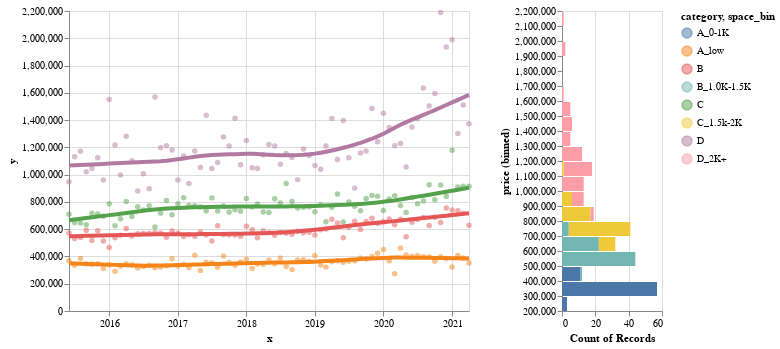

Write notebook code for a chart like this one.
### Code cell
test1 = sale_density[['year_month','space_bin','price']].groupby(['year_month','space_bin']).mean()
test1.reset_index(level=0, inplace=True)
test1.reset_index(level=0, inplace=True)

test2=pd.crosstab(mls_data.year_month, mls_data.space_bin,
          aggfunc=np.mean, values=mls_data.price)

sourceMine = pd.DataFrame({
    'x': test2.index,
    'A_low': list(test2['A_0-1K']),
    'B': list(test2['B_1.0K-1.5K']),
    'C': list(test2['C_1.5k-2K']),
    'D': list(test2['D_2K+']),
})

base = alt.Chart(sourceMine).mark_circle(opacity=0.5).transform_fold(
    fold=['A_low', 'B', 'C','D'],
    as_=['category', 'y']
).encode(
    alt.X('x:T'),
    alt.Y('y:Q'),
    alt.Color('category:N')
)

chart2 = alt.Chart(month_pmean).mark_bar().encode(
    x='count()',
    y=alt.Y('price:Q',bin=alt.Bin(maxbins=25)),
    color='space_bin:N'
).properties(
    height=300,
    width=100
)

# base
base + base.transform_loess('x', 'y', groupby=['category'],bandwidth=.4).mark_line(size=4) | chart2

### Figure 1 — Vega-Lite specification as saved in the notebook (floating-point values rounded to 4 significant figures; data arrays with more than 128 entries replaced by an {"elided": "..."} marker saying what was removed)
{"config": {"view": {"continuousWidth": 400, "continuousHeight": 300}}, "hconcat": [{"layer": [{"mark": {"type": "circle", "opacity": 0.5}, "encoding": {"color": {"field": "category", "type": "nominal"}, "x": {"field": "x", "type": "temporal"}, "y": {"field": "y", "type": "quantitative"}}, "transform": [{"fold": ["A_low", "B", "C", "D"], "as": ["category", "y"]}]}, {"mark": {"type": "line", "size": 4}, "encoding": {"color": {"field": "category", "type": "nominal"}, "x": {"field": "x", "type": "temporal"}, "y": {"field": "y", "type": "quantitative"}}, "transform": [{"fold": ["A_low", "B", "C", "D"], "as": ["category", "y"]}, {"loess": "y", "on": "x", "bandwidth": 0.4, "groupby": ["category"]}]}], "data": {"name": "data-d73018420709c4552ac24f04e68ed796"}}, {"data": {"name": "data-1cadba9fecedee7427cf379a2bada53f"}, "mark": "bar", "encoding": {"color": {"field": "space_bin", "type": "nominal"}, "x": {"aggregate": "count", "type": "quantitative"}, "y": {"bin": {"maxbins": 25}, "field": "price", "type": "quantitative"}}, "height": 300, "width": 100}], "$schema": "https://vega.github.io/schema/vega-lite/v4.17.0.json", "datasets": {"data-d73018420709c4552ac24f04e68ed796": [{"x": "2015-06", "A_low": 369200.0, "B": 571300.0, "C": 709600.0, "D": 948100.0}, {"x": "2015-07", "A_low": 335000.0, "B": 532100.0, "C": 648100.0, "D": 1132000.0}, {"x": "2015-08", "A_low": 385600.0, "B": 539500.0, "C": 646000.0, "D": 1172000.0}, {"x": "2015-09", "A_low": 346700.0, "B": 591800.0, "C": 632300.0, "D": 1021000.0}, {"x": "2015-10", "A_low": 345500.0, "B": 517300.0, "C": 717400.0, "D": 1045000.0}, {"x": "2015-11", "A_low": 347300.0, "B": 589200.0, "C": 711700.0, "D": 1124000.0}, {"x": "2015-12", "A_low": 311700.0, "B": 513900.0, "C": 694100.0, "D": 960200.0}, {"x": "2016-01", "A_low": 338700.0, "B": 465000.0, "C": 786000.0, "D": 1551000.0}, {"x": "2016-02", "A_low": 291900.0, "B": 536600.0, "C": 625600.0, "D": 1217000.0}, {"x": "2016-03", "A_low": 329300.0, "B": 556400.0, "C": 677100.0, "D": 997800.0}, {"x": "2016-04", "A_low": 346000.0, "B": 605600.0, "C": 802800.0, "D": 1282000.0}, {"x": "2016-05", "A_low": 339600.0, "B": 550100.0, "C": 693200.0, "D": 1102000.0}, {"x": "2016-06", "A_low": 316200.0, "B": 567300.0, "C": 765500.0, "D": 880400.0}, {"x": "2016-07", "A_low": 327200.0, "B": 569200.0, "C": 740500.0, "D": 1007000.0}, {"x": "2016-08", "A_low": 336300.0, "B": 568300.0, "C": 772800.0, "D": 895700.0}, {"x": "2016-09", "A_low": 317500.0, "B": 575500.0, "C": 616200.0, "D": 1569000.0}, {"x": "2016-10", "A_low": 322100.0, "B": 571200.0, "C": 717700.0, "D": 1198000.0}, {"x": "2016-11", "A_low": 331300.0, "B": 541000.0, "C": 810500.0, "D": 1211000.0}, {"x": "2016-12", "A_low": 384300.0, "B": 586100.0, "C": 706200.0, "D": 1181000.0}, {"x": "2017-01", "A_low": 330600.0, "B": 572100.0, "C": 786600.0, "D": 961400.0}, {"x": "2017-02", "A_low": 343000.0, "B": 545800.0, "C": 830100.0, "D": 1136000.0}, {"x": "2017-03", "A_low": 319700.0, "B": 559200.0, "C": 773600.0, "D": 934400.0}, {"x": "2017-04", "A_low": 408600.0, "B": 548000.0, "C": 771600.0, "D": 1173000.0}, {"x": "2017-05", "A_low": 297900.0, "B": 580200.0, "C": 765100.0, "D": 1053000.0}, {"x": "2017-06", "A_low": 358300.0, "B": 557700.0, "C": 735600.0, "D": 1435000.0}, {"x": "2017-07", "A_low": 353500.0, "B": 513600.0, "C": 828000.0, "D": 1044000.0}, {"x": "2017-08", "A_low": 321200.0, "B": 624500.0, "C": 732800.0, "D": 1090000.0}, {"x": "2017-09", "A_low": 403800.0, "B": 561600.0, "C": 770100.0, "D": 1276000.0}, {"x": "2017-10", "A_low": 356000.0, "B": 558500.0, "C": 723800.0, "D": 1210000.0}, {"x": "2017-11", "A_low": 336100.0, "B": 557500.0, "C": 742800.0, "D": 1414000.0}, {"x": "2017-12", "A_low": 358800.0, "B": 548400.0, "C": 731200.0, "D": 1072000.0}, {"x": "2018-01", "A_low": 378700.0, "B": 621300.0, "C": 825400.0, "D": 1250000.0}, {"x": "2018-02", "A_low": 311800.0, "B": 595500.0, "C": 763100.0, "D": 1050000.0}, {"x": "2018-03", "A_low": 344400.0, "B": 536800.0, "C": 784700.0, "D": 1044000.0}, {"x": "2018-04", "A_low": 342000.0, "B": 587500.0, "C": 726600.0, "D": 1145000.0}, {"x": "2018-05", "A_low": 374500.0, "B": 574700.0, "C": 723000.0, "D": 1221000.0}, {"x": "2018-06", "A_low": 345800.0, "B": 555200.0, "C": 823000.0, "D": 1210000.0}, {"x": "2018-07", "A_low": 389000.0, "B": 575900.0, "C": 792800.0, "D": 1076000.0}, {"x": "2018-08", "A_low": 326800.0, "B": 570700.0, "C": 934500.0, "D": 1155000.0}, {"x": "2018-09", "A_low": 303500.0, "B": 562400.0, "C": 803000.0, "D": 1126000.0}, {"x": "2018-10", "A_low": 374200.0, "B": 585100.0, "C": 755900.0, "D": 963500.0}, {"x": "2018-11", "A_low": 376500.0, "B": 574300.0, "C": 760900.0, "D": 1189000.0}, {"x": "2018-12", "A_low": 365000.0, "B": 576700.0, "C": 762200.0, "D": 1141000.0}, {"x": "2019-01", "A_low": 407600.0, "B": 557800.0, "C": 727500.0, "D": 1066000.0}, {"x": "2019-02", "A_low": 336700.0, "B": 595300.0, "C": 779900.0, "D": 1039000.0}, {"x": "2019-03", "A_low": 321800.0, "B": 600900.0, "C": 654900.0, "D": 1210000.0}, {"x": "2019-04", "A_low": 361700.0, "B": 672600.0, "C": 760200.0, "D": 1413000.0}, {"x": "2019-05", "A_low": 369300.0, "B": 645200.0, "C": 858300.0, "D": 1110000.0}, {"x": "2019-06", "A_low": 358200.0, "B": 537200.0, "C": 653400.0, "D": 1396000.0}, {"x": "2019-07", "A_low": 364200.0, "B": 614200.0, "C": 798700.0, "D": 1124000.0}, {"x": "2019-08", "A_low": 368400.0, "B": 658300.0, "C": 768200.0, "D": 901100.0}, {"x": "2019-09", "A_low": 388800.0, "B": 597600.0, "C": 734700.0, "D": 1159000.0}, {"x": "2019-10", "A_low": 381300.0, "B": 656400.0, "C": 825700.0, "D": 1174000.0}, {"x": "2019-11", "A_low": 400600.0, "B": 679400.0, "C": 846700.0, "D": 1484000.0}, {"x": "2019-12", "A_low": 422800.0, "B": 643900.0, "C": 842400.0, "D": 1241000.0}, {"x": "2020-01", "A_low": 450300.0, "B": 655200.0, "C": 736600.0, "D": 1451000.0}, {"x": "2020-02", "A_low": 367700.0, "B": 675400.0, "C": 820800.0, "D": 1346000.0}, {"x": "2020-03", "A_low": 272800.0, "B": 632800.0, "C": 845900.0, "D": 1211000.0}, {"x": "2020-04", "A_low": 461400.0, "B": 673800.0, "C": 773600.0, "D": 1228000.0}, {"x": "2020-05", "A_low": 411100.0, "B": 545300.0, "C": 723200.0, "D": 1056000.0}, {"x": "2020-06", "A_low": 401300.0, "B": 650600.0, "C": 831700.0, "D": 1349000.0}, {"x": "2020-07", "A_low": 407400.0, "B": 672500.0, "C": 785900.0, "D": 1410000.0}, {"x": "2020-08", "A_low": 397600.0, "B": 685600.0, "C": 807100.0, "D": 1636000.0}, {"x": "2020-09", "A_low": 396200.0, "B": 626700.0, "C": 926000.0, "D": 1503000.0}, {"x": "2020-10", "A_low": 364600.0, "B": 687700.0, "C": 815100.0, "D": 1595000.0}, {"x": "2020-11", "A_low": 398800.0, "B": 648700.0, "C": 923900.0, "D": 2189000.0}, {"x": "2020-12", "A_low": 384400.0, "B": 755300.0, "C": 839200.0, "D": 1935000.0}, {"x": "2021-01", "A_low": 323200.0, "B": 741300.0, "C": 1180000.0, "D": 1989000.0}, {"x": "2021-02", "A_low": 406500.0, "B": 735200.0, "C": 909600.0, "D": 1301000.0}, {"x": "2021-03", "A_low": 388200.0, "B": 715400.0, "C": 914400.0, "D": 1510000.0}, {"x": "2021-04", "A_low": 352500.0, "B": 628000.0, "C": 914500.0, "D": 1373000.0}], "data-1cadba9fecedee7427cf379a2bada53f": {"elided": "284 records"}}}
